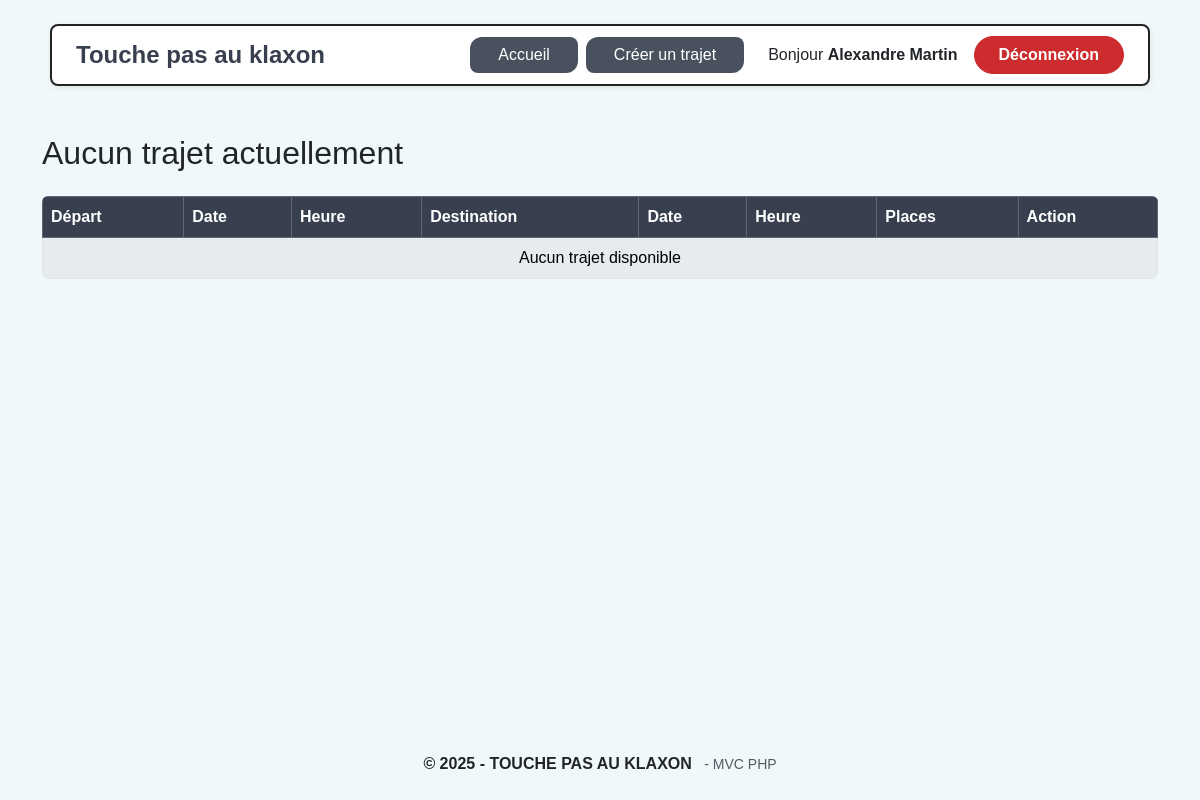
/public/trajets (signed in), run on an earlier commit of the app's database.
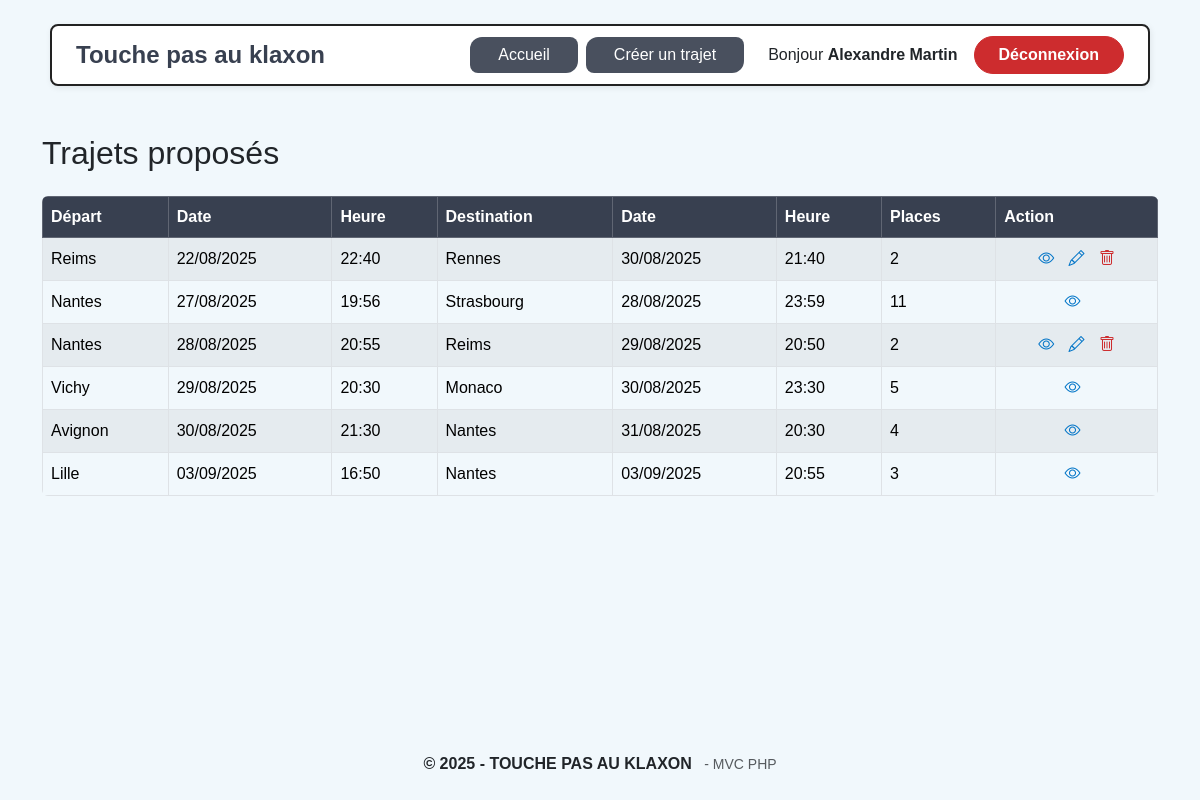
And on a later commit of the database.
### tables this page shows
CREATE TABLE `trajet` (
  `id_trajet` int(11) NOT NULL AUTO_INCREMENT,
  `id_agence_depart` int(11) NOT NULL,
  `id_agence_arrivee` int(11) NOT NULL,
  `date_heure_depart` datetime NOT NULL,
  `date_heure_arrivee` datetime NOT NULL,
  `nb_places_total` int(11) NOT NULL,
  `nb_places_dispo` int(11) NOT NULL,
  `id_contact` int(11) NOT NULL,
  `id_createur` int(11) NOT NULL,
  PRIMARY KEY (`id_trajet`),
  KEY `id_agence_depart` (`id_agence_depart`),
  KEY `id_agence_arrivee` (`id_agence_arrivee`),
  KEY `id_contact` (`id_contact`),
  KEY `id_createur` (`id_createur`),
  CONSTRAINT `trajet_ibfk_1` FOREIGN KEY (`id_agence_depart`) REFERENCES `agence` (`id_agence`),
  CONSTRAINT `trajet_ibfk_2` FOREIGN KEY (`id_agence_arrivee`) REFERENCES `agence` (`id_agence`),
  CONSTRAINT `trajet_ibfk_3` FOREIGN KEY (`id_contact`) REFERENCES `utilisateur` (`id_user`),
  CONSTRAINT `trajet_ibfk_4` FOREIGN KEY (`id_createur`) REFERENCES `utilisateur` (`id_user`)
);

CREATE TABLE `agence` (
  `id_agence` int(11) NOT NULL AUTO_INCREMENT,
  `nom` varchar(100) NOT NULL,
  PRIMARY KEY (`id_agence`),
  UNIQUE KEY `nom` (`nom`)
);

### app/Controllers/TrajetController.php (called while the page is built, shortened)
<?php
require_once __DIR__ . '/../Models/TrajetModel.php';
class TrajetController
{
    public function mesTrajets()
    {
        $trajets = TrajetModel::getTrajetsDisponiblesAvecInfos();
        require __DIR__ . '/../Views/trajets.php';
    }
}

### app/Models/TrajetModel.php (called while the page is built, shortened)
<?php
class TrajetModel
{
    public static function getTrajetsDisponiblesAvecInfos(): array
    {
        $pdo = Database::getInstance();
        $now = date('Y-m-d H:i:s');
        $sql = "SELECT
                    t.id_trajet,
                    ad.id_agence AS id_agence_depart,
                    ad.nom AS depart,
                    t.date_heure_depart AS date_depart,
                    aa.id_agence AS id_agence_arrivee,
                    aa.nom AS arrivee,
                    t.date_heure_arrivee AS date_arrivee,
                    t.nb_places_dispo AS places_disponibles,
                    t.nb_places_total AS places_total,
                    t.id_createur,
                    u.nom AS nom_createur,
                    u.prenom AS prenom_createur,
                    u.telephone AS telephone_createur,
                    u.email AS email_createur
                FROM trajet t
                JOIN agence ad ON t.id_agence_depart = ad.id_agence
                JOIN agence aa ON t.id_agence_arrivee = aa.id_agence
                JOIN utilisateur u ON t.id_createur = u.id_user
                WHERE t.date_heure_depart > ? AND t.nb_places_dispo > 0
                ORDER BY t.date_heure_depart ASC";
        $stmt = $pdo->prepare($sql);
        $stmt->execute([$now]);
        return $stmt->fetchAll(PDO::FETCH_ASSOC);
    }
}

### app/Views/trajets.php (the view, shortened to what this page needs)
<?php require __DIR__ . '/layouts/header.php'; ?>
<div class="container mt-4">
  <?php if (empty($trajets)): ?>
    <h2 class="mb-4">Aucun trajet actuellement</h2>
  <?php else: ?>
    <h2 class="mb-4">Trajets proposés</h2>
  <?php endif; ?>
  <div class="table-responsive">
    <table class="table table-bordered table-striped table-hover align-middle rounded overflow-hidden mb-0">
      <thead class="table-dark">
        <tr>
          <th>Départ</th>
          <th>Date</th>
          <th>Heure</th>
          <th>Destination</th>
          <th>Date</th>
          <th>Heure</th>
          <th>Places</th>
          <th>Action</th>
        </tr>
      </thead>
      <tbody>
        <?php if (empty($trajets)): ?>
          <tr>
            <td colspan="8" class="text-center">Aucun trajet disponible</td>
          </tr>
        <?php else: ?>
          <?php foreach ($trajets as $trajet): ?>
            <tr>
              <td><?= htmlspecialchars($trajet['depart']) ?></td>
              <td><?= date('d/m/Y', strtotime($trajet['date_depart'])) ?></td>
              <td><?= date('H:i', strtotime($trajet['date_depart'])) ?></td>
              <td><?= htmlspecialchars($trajet['arrivee']) ?></td>
              <td><?= date('d/m/Y', strtotime($trajet['date_arrivee'])) ?></td>
              <td><?= date('H:i', strtotime($trajet['date_arrivee'])) ?></td>
              <td><?= (int)$trajet['places_disponibles'] ?></td>
              <td class="text-center">
                <button
                  class="btn btn-link p-0 me-2"
                  data-bs-toggle="modal"
                  data-bs-target="#modalInfos<?= $trajet['id_trajet'] ?>"
                  title="Voir infos">
                  <span class="bi bi-eye"></span>
                </button>
                <?php if (isset($_SESSION['user']['id']) && $_SESSION['user']['id'] == $trajet['id_createur']): ?>
                  <button
                    class="btn btn-link p-0 me-2"
                    data-bs-toggle="modal"
                    data-bs-target="#modalEdit<?= $trajet['id_trajet'] ?>"
                    title="Modifier">
                    <span class="bi bi-pencil"></span>
                  </button>
                  <a href="/TOUCHE_PAS_AU_KLAXON/public/trajet/delete/<?= $trajet['id_trajet'] ?>" class="btn btn-link p-0 text-danger" title="Supprimer" onclick="return confirm('Supprimer ce trajet ?');">
                    <span class="bi bi-trash"></span>
                  </a>
                <?php endif; ?>
              </td>
            </tr>
          <?php endforeach; ?>
        <?php endif; ?>
      </tbody>
    </table>
  </div>
</div>
<?php require __DIR__ . '/layouts/footer.php'; ?>

What changed in the data, as far as the page shows it:
added trajet: id_agence_depart.nom "Reims", date_heure_depart "22/08/2025", date_heure_depart "22:40", id_agence_arrivee.nom "Rennes", date_heure_arrivee "30/08/2025", date_heure_arrivee "21:40", nb_places_dispo "2"
added trajet: id_agence_depart.nom "Nantes", date_heure_depart "27/08/2025", date_heure_depart "19:56", id_agence_arrivee.nom "Strasbourg", date_heure_arrivee "28/08/2025", date_heure_arrivee "23:59", nb_places_dispo "11"
added trajet: id_agence_depart.nom "Nantes", date_heure_depart "28/08/2025", date_heure_depart "20:55", id_agence_arrivee.nom "Reims", date_heure_arrivee "29/08/2025", date_heure_arrivee "20:50", nb_places_dispo "2"
added trajet: id_agence_depart.nom "Vichy", date_heure_depart "29/08/2025", date_heure_depart "20:30", id_agence_arrivee.nom "Monaco", date_heure_arrivee "30/08/2025", date_heure_arrivee "23:30", nb_places_dispo "5"
added trajet: id_agence_depart.nom "Avignon", date_heure_depart "30/08/2025", date_heure_depart "21:30", id_agence_arrivee.nom "Nantes", date_heure_arrivee "31/08/2025", date_heure_arrivee "20:30", nb_places_dispo "4"
added trajet: id_agence_depart.nom "Lille", date_heure_depart "03/09/2025", date_heure_depart "16:50", id_agence_arrivee.nom "Nantes", date_heure_arrivee "03/09/2025", date_heure_arrivee "20:55", nb_places_dispo "3"
Also different on the page:
text no longer shown: "Aucun trajet actuellement Aucun trajet disponible"
text now shown: "Trajets proposés"
